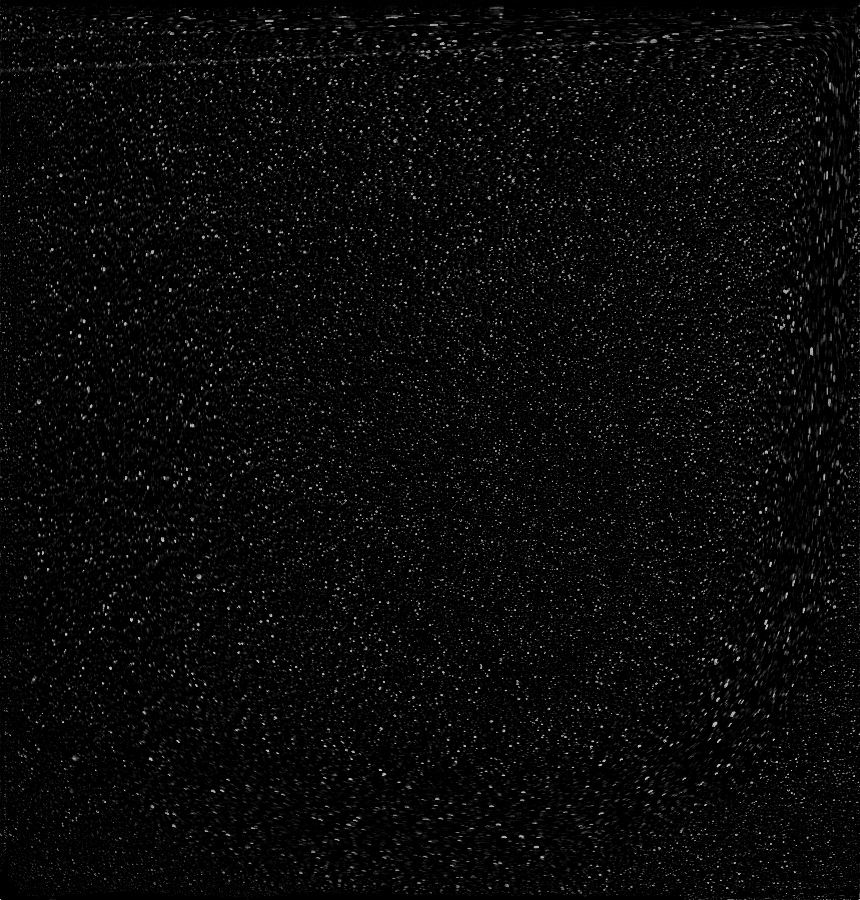
#> input picture openpiv/pouya/00020359.bmp, 860 x 900 px
$ python test2.py
#> lines starting #> are read from the running program, lines starting #| are printed output that depends on the picture
### openpiv/tools.py
#!/usr/bin/env python
"""The openpiv.tools module is a collection of utilities and tools.
"""

__licence__ = """
Copyright (C) 2011  www.openpiv.net

This program is free software: you can redistribute it and/or modify
it under the terms of the GNU General Public License as published by
the Free Software Foundation, either version 3 of the License, or
(at your option) any later version.

This program is distributed in the hope that it will be useful,
but WITHOUT ANY WARRANTY without even the implied warranty of
MERCHANTABILITY or FITNESS FOR A PARTICULAR PURPOSE.  See the
GNU General Public License for more details.

You should have received a copy of the GNU General Public License
along with this program.  If not, see <http://www.gnu.org/licenses/>.
"""

import glob
import sys
import os.path
import multiprocessing

import numpy as np
import matplotlib.pyplot as plt
import matplotlib.patches as pt
# from builtins import range
from imageio import imread as _imread, imsave as _imsave


# [94 lines left out: function display_vector_field, not called in this run]


def imread(filename, flatten=0):
    """Read an image file into a numpy array
    using imageio.imread

    Parameters
    ----------
    filename :  string
        the absolute path of the image file
    flatten :   bool
        True if the image is RGB color or False (default) if greyscale

    Returns
    -------
    frame : np.ndarray
        a numpy array with grey levels


    Examples
    --------

    >>> image = openpiv.tools.imread( 'image.bmp' )
    >>> print image.shape
        (1280, 1024)


    """
#> called with filename = 'openpiv/pouya/./00020359.bmp', flatten = 0
    im = _imread(filename)
#> im is the input picture: shape (900, 860); min 0, max 191, mean 9.2
#> call 2 of imread, with filename = 'openpiv/pouya/./00020360.bmp', flatten = 0
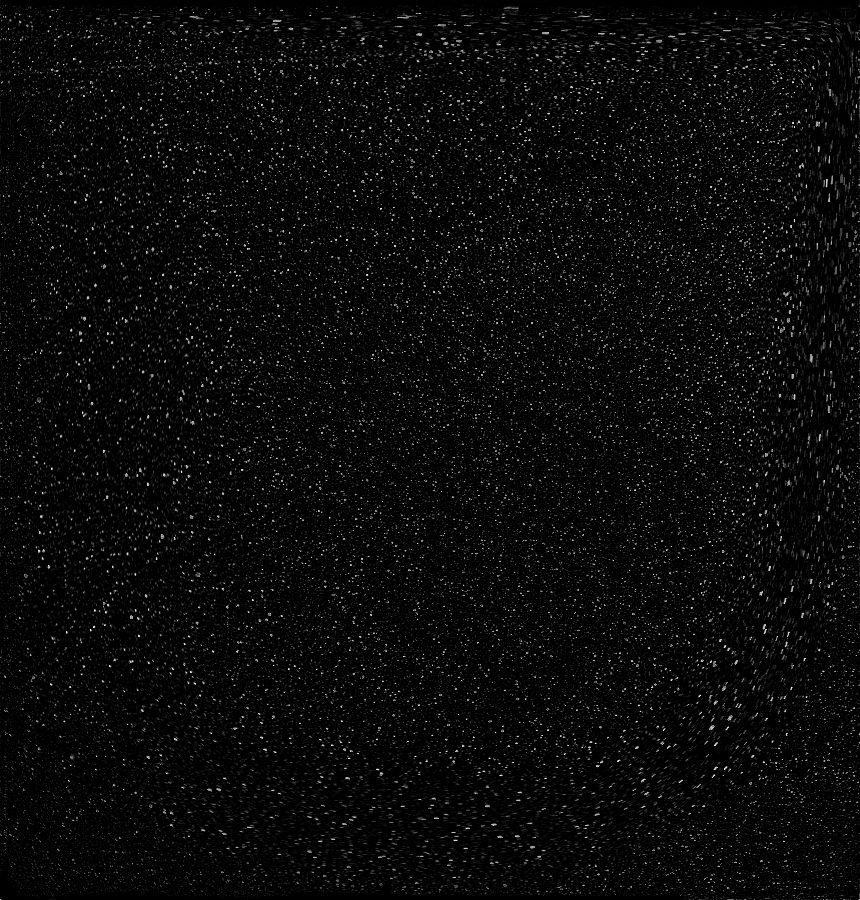
#> input picture openpiv/pouya/00020360.bmp, 860 x 900 px
#> in imread, im is the input picture: shape (900, 860); min 0, max 252, mean 9.3
    if np.ndim(im) > 2:
        im = rgb2gray(im)

    return im


def rgb2gray(rgb):
    return np.dot(rgb[..., :3], [0.299, 0.587, 0.144])


# [217 lines left out: functions imsave, convert16bitsTIF, mark_background, mark_background2, edges, find_reflexions and 3 more, not called in this run]

class Multiprocesser():
    # [296 lines left out: functions __init__, run, find_background, find_background2, negative, display_windows_sampling and 6 more, not called in this run]

### openpiv/pyprocess.py
"""This module contains a pure python implementation of the basic
cross-correlation algorithm for PIV image processing."""

__licence_ = """
Copyright (C) 2011  www.openpiv.net

This program is free software: you can redistribute it and/or modify
it under the terms of the GNU General Public License as published by
the Free Software Foundation, either version 3 of the License, or
(at your option) any later version.

This program is distributed in the hope that it will be useful,
but WITHOUT ANY WARRANTY; without even the implied warranty of
MERCHANTABILITY or FITNESS FOR A PARTICULAR PURPOSE.  See the
GNU General Public License for more details.

You should have received a copy of the GNU General Public License
along with this program.  If not, see <http://www.gnu.org/licenses/>.
"""


import numpy.lib.stride_tricks
import numpy as np
from numpy.fft import rfft2, irfft2
from numpy import ma
from scipy.signal import convolve2d
from numpy import log


# [41 lines left out: function get_coordinates, not called in this run]


def get_field_shape(image_size, window_size, overlap):
    """Compute the shape of the resulting flow field.

    Given the image size, the interrogation window size and
    the overlap size, it is possible to calculate the number
    of rows and columns of the resulting flow field.

    Parameters
    ----------
    image_size: two elements tuple
        a two dimensional tuple for the pixel size of the image
        first element is number of rows, second element is
        the number of columns.

    window_size: int
        the size of the interrogation window.

    overlap: int
        the number of pixel by which two adjacent interrogation
        windows overlap.


    Returns
    -------
    field_shape : two elements tuple
        the shape of the resulting flow field
    """

    return ((image_size[0] - window_size) // (window_size - overlap) + 1,
            (image_size[1] - window_size) // (window_size - overlap) + 1)


# [22 lines left out: function moving_window_array, not called in this run]


def find_first_peak(corr):
    """
    Find row and column indices of the first correlation peak.

    Parameters
    ----------
    corr : np.ndarray
        the correlation map

    Returns
    -------
    i : int
        the row index of the correlation peak

    j : int
        the column index of the correlation peak

    corr_max1 : int
        the value of the correlation peak

    """
    ind = corr.argmax()
    s = corr.shape[1]

    i = ind // s
    j = ind % s

    return i, j, corr.max()


def find_second_peak(corr, i=None, j=None, width=2):
    """
    Find the value of the second largest peak.

    The second largest peak is the height of the peak in
    the region outside a 3x3 submatrxi around the first
    correlation peak.

    Parameters
    ----------
    corr: np.ndarray
          the correlation map.

    i,j : ints
          row and column location of the first peak.

    width : int
        the half size of the region around the first correlation
        peak to ignore for finding the second peak.

    Returns
    -------
    i : int
        the row index of the second correlation peak.

    j : int
        the column index of the second correlation peak.

    corr_max2 : int
        the value of the second correlation peak.

    """

    if i is None or j is None:
        i, j, tmp = find_first_peak(corr)

    # create a masked view of the corr
    tmp = corr.view(ma.MaskedArray)

    # set width x width square submatrix around the first correlation peak as masked.
    # Before check if we are not too close to the boundaries, otherwise we
    # have negative indices
    iini = max(0, i - width)
    ifin = min(i + width + 1, corr.shape[0])
    jini = max(0, j - width)
    jfin = min(j + width + 1, corr.shape[1])
    tmp[iini:ifin, jini:jfin] = ma.masked
    i, j, corr_max2 = find_first_peak(tmp)

    return i, j, corr_max2


def find_subpixel_peak_position(corr, subpixel_method='gaussian'):
    """
    Find subpixel approximation of the correlation peak.

    This function returns a subpixels approximation of the correlation
    peak by using one of the several methods available. If requested,
    the function also returns the signal to noise ratio level evaluated
    from the correlation map.

    Parameters
    ----------
    corr : np.ndarray
        the correlation map.

    subpixel_method : string
         one of the following methods to estimate subpixel location of the peak:
         'centroid' [replaces default if correlation map is negative],
         'gaussian' [default if correlation map is positive],
         'parabolic'.

    Returns
    -------
    subp_peak_position : two elements tuple
        the fractional row and column indices for the sub-pixel
        approximation of the correlation peak.
    """

    # initialization
    # default_peak_position = (np.floor(corr.shape[0] / 2.), np.floor(corr.shape[1] / 2.))
    default_peak_position = (0,0)


    # the peak locations
    peak1_i, peak1_j, dummy = find_first_peak(corr)


    try:
        # the peak and its neighbours: left, right, down, up
        c = corr[peak1_i,   peak1_j]
        cl = corr[peak1_i - 1, peak1_j]
        cr = corr[peak1_i + 1, peak1_j]
        cd = corr[peak1_i,   peak1_j - 1]
        cu = corr[peak1_i,   peak1_j + 1]

        # gaussian fit
        if np.any(np.array([c, cl, cr, cd, cu]) < 0) and subpixel_method == 'gaussian':
            subpixel_method = 'centroid'

        try:
            if subpixel_method == 'centroid':
                subp_peak_position = (((peak1_i - 1) * cl + peak1_i * c + (peak1_i + 1) * cr) / (cl + c + cr),
                                      ((peak1_j - 1) * cd + peak1_j * c + (peak1_j + 1) * cu) / (cd + c + cu))

            elif subpixel_method == 'gaussian':
                subp_peak_position = (peak1_i + ((log(cl) - log(cr)) / (2 * log(cl) - 4 * log(c) + 2 * log(cr))),
                                      peak1_j + ((log(cd) - log(cu)) / (2 * log(cd) - 4 * log(c) + 2 * log(cu))))

            elif subpixel_method == 'parabolic':
                subp_peak_position = (peak1_i + (cl - cr) / (2 * cl - 4 * c + 2 * cr),
                                      peak1_j + (cd - cu) / (2 * cd - 4 * c + 2 * cu))

        except:
            subp_peak_position = default_peak_position

    except IndexError:
        subp_peak_position = default_peak_position

    return subp_peak_position[0] - default_peak_position[0], subp_peak_position[1] - default_peak_position[1]


def sig2noise_ratio(corr, sig2noise_method='peak2peak', width=2):
    """
    Computes the signal to noise ratio from the correlation map.

    The signal to noise ratio is computed from the correlation map with
    one of two available method. It is a measure of the quality of the
    matching between to interrogation windows.

    Parameters
    ----------
    corr : 2d np.ndarray
        the correlation map.

    sig2noise_method: string
        the method for evaluating the signal to noise ratio value from
        the correlation map. Can be `peak2peak`, `peak2mean` or None
        if no evaluation should be made.

    width : int, optional
        the half size of the region around the first
        correlation peak to ignore for finding the second
        peak. [default: 2]. Only used if ``sig2noise_method==peak2peak``.

    Returns
    -------
    sig2noise : float
        the signal to noise ratio from the correlation map.

    """

    # compute first peak position
    peak1_i, peak1_j, corr_max1 = find_first_peak(corr)

    # now compute signal to noise ratio
    if sig2noise_method == 'peak2peak':
        # find second peak height
        peak2_i, peak2_j, corr_max2 = find_second_peak(
            corr, peak1_i, peak1_j, width=width)

        # if it's an empty interrogation window
        # if the image is lacking particles, totally black it will correlate to very low value, but not zero
        # if the first peak is on the borders, the correlation map is also
        # wrong
        if corr_max1 < 1e-3 or (peak1_i == 0 or peak1_j == corr.shape[0] or peak1_j == 0 or peak1_j == corr.shape[1] or
                                peak2_i == 0 or peak2_j == corr.shape[0] or peak2_j == 0 or peak2_j == corr.shape[1]):
            # return zero, since we have no signal.
            return 0.0

    elif sig2noise_method == 'peak2mean':
        # find mean of the correlation map
        corr_max2 = corr.mean()

    else:
        raise ValueError('wrong sig2noise_method')

    # avoid dividing by zero
    try:
        sig2noise = corr_max1 / corr_max2
    except ValueError:
        sig2noise = np.inf

    return sig2noise


def correlate_windows(window_a, window_b, corr_method='fft', nfftx=0, nffty=0):
    """Compute correlation function between two interrogation windows.

    The correlation function can be computed by using the correlation
    theorem to speed up the computation.

    Parameters
    ----------
    window_a : 2d np.ndarray
        a two dimensions array for the first interrogation window,

    window_b : 2d np.ndarray
        a two dimensions array for the second interrogation window.

    corr_method   : string
        one of the two methods currently implemented: 'fft' or 'direct'.
        Default is 'fft', which is much faster.

    nfftx   : int
        the size of the 2D FFT in x-direction,
        [default: 2 x windows_a.shape[0] is recommended].

    nffty   : int
        the size of the 2D FFT in y-direction,
        [default: 2 x windows_a.shape[1] is recommended].


    Returns
    -------
    corr : 2d np.ndarray
        a two dimensions array for the correlation function.

    Note that due to the wish to use 2^N windows for faster FFT
    we use a slightly different convention for the size of the
    correlation map. The theory says it is M+N-1, and the
    'direct' method gets this size out
    the FFT-based method returns M+N size out, where M is the window_size
    and N is the search_area_size
    It leads to inconsistency of the output
    """

    if corr_method == 'fft':
        window_b = np.conj(window_b[::-1, ::-1])
        if nfftx == 0:
            nfftx = nextpower2(window_b.shape[0] + window_a.shape[0])
        if nffty  == 0:
            nffty = nextpower2(window_b.shape[1] + window_a.shape[1])

        f2a = rfft2(normalize_intensity(window_a), s=(nfftx, nffty))
        f2b = rfft2(normalize_intensity(window_b), s=(nfftx, nffty))
        corr = irfft2(f2a * f2b).real
        corr = corr[:window_a.shape[0] + window_b.shape[0],
                    :window_b.shape[1] + window_a.shape[1]]
        return corr
    elif corr_method == 'direct':
        return convolve2d(normalize_intensity(window_a),
        normalize_intensity(window_b[::-1, ::-1]), 'full')
    else:
        raise ValueError('method is not implemented')


def normalize_intensity(window):
    """Normalize interrogation window by removing the mean value.

    Parameters
    ----------
    window :  2d np.ndarray
        the interrogation window array

    Returns
    -------
    window :  2d np.ndarray
        the interrogation window array, with mean value equal to zero.

    """
    return window - window.mean()


def extended_search_area_piv(
        frame_a, frame_b,
        window_size,
        overlap=0,
        dt=1.0,
        search_area_size=0,
        corr_method='fft',
        subpixel_method='gaussian',
        sig2noise_method=None,
        width=2,
        nfftx=0, nffty=0, max_dis=0.25):
    """Standard PIV cross-correlation algorithm, with an option for
    extended area search that increased dynamic range. The search region
    in the second frame is larger than the interrogation window size in the
    first frame. For Cython implementation see
    openpiv.process.extended_search_area_piv

    This is a pure python implementation of the standard PIV cross-correlation
    algorithm. It is a zero order displacement predictor, and no iterative process
    is performed.

    Parameters
    ----------
    frame_a : 2d np.ndarray
        an two dimensions array of integers containing grey levels of
        the first frame.

    frame_b : 2d np.ndarray
        an two dimensions array of integers containing grey levels of
        the second frame.

    window_size : int
        the size of the (square) interrogation window, [default: 32 pix].

    overlap : int
        the number of pixels by which two adjacent windows overlap
        [default: 16 pix].

    dt : float
        the time delay separating the two frames [default: 1.0].

    corr_method : string
        one of the two methods implemented: 'fft' or 'direct',
        [default: 'fft'].

    subpixel_method : string
         one of the following methods to estimate subpixel location of the peak:
         'centroid' [replaces default if correlation map is negative],
         'gaussian' [default if correlation map is positive],
         'parabolic'.

    sig2noise_method : string
        defines the method of signal-to-noise-ratio measure,
        ('peak2peak' or 'peak2mean'. If None, no measure is performed.)

    nfftx   : int
        the size of the 2D FFT in x-direction,
        [default: 2 x windows_a.shape[0] is recommended]

    nffty   : int
        the size of the 2D FFT in y-direction,
        [default: 2 x windows_a.shape[1] is recommended]

    width : int
        the half size of the region around the first
        correlation peak to ignore for finding the second
        peak. [default: 2]. Only used if ``sig2noise_method==peak2peak``.

    search_area_size : int
       the size of the interrogation window in the second frame,
       default is the same interrogation window size and it is a
       fallback to the simplest FFT based PIV

    max_dis : float
        maximum allowed displacement as a fraction of window size. default is 0.25
        which means if dispalcement is greater than (0.25*window_size) the velocity
        vector is identified as bad measurement. if the second correlation peak produces
        better values then the velocity and signal2noise ratios are replaced with those
        correspoding to the second peak otherwise they are set to zero.

    Returns
    -------
    u : 2d np.ndarray
        a two dimensional array containing the u velocity component,
        in pixels/seconds.

    v : 2d np.ndarray
        a two dimensional array containing the v velocity component,
        in pixels/seconds.

    sig2noise : 2d np.ndarray, ( optional: only if sig2noise_method is not None )
        a two dimensional array the signal to noise ratio for each
        window pair.

    """
#> called with window_size = 32, overlap = 16, dt = 0.02, search_area_size = 0, corr_method = 'fft', subpixel_method = 'gaussian', sig2noise_method = 'peak2peak', width = 2

    # check the inputs for validity

    if search_area_size == 0:
        search_area_size = window_size

    if overlap >= window_size:
        raise ValueError('Overlap has to be smaller than the window_size')

    if search_area_size < window_size:
        raise ValueError('Search size cannot be smaller than the window_size')


    if (window_size > frame_a.shape[0]) or (window_size > frame_a.shape[1]):
        raise ValueError('window size cannot be larger than the image')

    # get field shape
    n_rows, n_cols = get_field_shape((frame_a.shape[0], frame_a.shape[1]),
                                     window_size, overlap )

    u, v = np.zeros((n_rows, n_cols)), np.zeros((n_rows, n_cols))

        # if we want sig2noise information, allocate memory
    if sig2noise_method is not None:
        sig2noise = np.zeros((n_rows, n_cols))

    # loop over the interrogation windows
    # i, j are the row, column indices of the center of each interrogation
    # window
    #(Pouya) Let's do some padding on frame_b we will use it later...
    pad = (search_area_size - window_size) // 2
    frame_b_padded = np.pad(frame_b, (pad,), mode='constant', constant_values=0)

    for k in range(n_rows):
        # range(range(search_area_size/2, frame_a.shape[0] - search_area_size/2, window_size - overlap ):
        for m in range(n_cols):
            # range(search_area_size/2, frame_a.shape[1] - search_area_size/2 , window_size - overlap ):

            '''
            (Pouya) this part of the code is completely changed since the implementation of the
            extended search area was coded incorrectly
            # Select first the largest window, work like usual from the top left corner
            # the left edge goes as:
            # e.g. 0, (search_area_size - overlap), 2*(search_area_size - overlap),....

            il = k*(search_area_size - overlap)
            ir = il + search_area_size

            # same for top-bottom
            jt = m*(search_area_size - overlap)
            jb = jt + search_area_size

            # pick up the window in the second image
            window_b = frame_b[il:ir, jt:jb]

            # now shift the left corner of the smaller window inside the larger one
            il += (search_area_size - window_size)//2
            # and it's right side is just a window_size apart
            ir = il + window_size
            # same same
            jt += (search_area_size - window_size)//2
            jb =  jt + window_size

            window_a = frame_a[il:ir, jt:jb]
            '''
            #(pouya) First the smaller window (window_a) is selected
            top = k*(window_size - overlap)
            left = m*(window_size - overlap)
            window_a = frame_a[top : top + window_size, left : left + window_size]

            # (Pouya) Now the larger search area (window_b) is selected
            # we need to pad around frame_b with zeros to fill the outside edges so that the larger search area is available
            # this padding also has the effect of moving the effective top and left edges of each window_b to the top and
            # left respectively. so the old top and left values for frame_a can be reused without change here as the new top
            # and left values for frame_b. and we already padded frame_b outside the loop so:
            window_b = frame_b_padded[top : top+search_area_size, left : left+search_area_size]

            if np.any(window_a):
                corr = correlate_windows(window_a, window_b,
                                         corr_method=corr_method,
                                         nfftx=nfftx, nffty=nffty)
                #plt.figure()
                #plt.contourf(corr)
                #plt.show()
                # get subpixel approximation for peak position row and column index
                row, col = find_subpixel_peak_position(corr,
                                                        subpixel_method=subpixel_method)

                #(Pouya) changed for better accuracy in case odd values for search_area or window_size are entered
                #row -= (search_area_size + window_size - 1)//2
                #col -= (search_area_size + window_size - 1)//2
                row -= (search_area_size + window_size)//2 - 1
                col -= (search_area_size + window_size)//2 - 1

                # get displacements, apply coordinate system definition
                u[k,m],v[k,m] = -col, row

                # get signal to noise ratio
                if sig2noise_method is not None:
                    sig2noise[k,m] = sig2noise_ratio(
                        corr, sig2noise_method=sig2noise_method, width=width)

                #(Pouya) added code to check maximum displacement and try secondary peak
                # check maximum displacemnt and try to recover better data if displacement is too high
                maxD = max_dis*window_size
                if (abs(u[k,m]) > maxD) or (abs(v[k,m]) > maxD):
                    row, col, s2n = find_secondary_displacement(corr, subpixel_method=subpixel_method,sig2noise_method=sig2noise_method, width=width)
                    row -= (search_area_size + window_size)//2 - 1
                    col -= (search_area_size + window_size)//2 - 1
                    u[k,m],v[k,m] = -col, row
                    sig2noise[k,m] = s2n
                    if (abs(u[k,m]) > maxD) or (abs(v[k,m]) > maxD):
                        u[k,m], v[k,m] = 0, 0
                        sig2noise[k,m] = 0
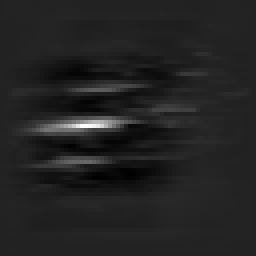
#> corr: shape (64, 64) float64 (shown 4 times larger); min -68776.8, max 433279.4, mean 0; drawn with min black and max white
#> (the rest of the program and of its run is left out)
